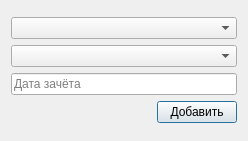
<?xml version="1.0" encoding="UTF-8"?>
<ui version="4.0">
 <class>AddTestGroupDialog</class>
 <widget class="QDialog" name="AddTestGroupDialog">
  <property name="geometry">
   <rect>
    <x>0</x>
    <y>0</y>
    <width>248</width>
    <height>141</height>
   </rect>
  </property>
  <property name="windowTitle">
   <string>Dialog</string>
  </property>
  <layout class="QGridLayout" name="gridLayout">
   <item row="0" column="0">
    <layout class="QVBoxLayout" name="verticalLayout">
     <item>
      <widget class="QComboBox" name="groupBox"/>
     </item>
     <item>
      <widget class="QComboBox" name="lecturerBox"/>
     </item>
     <item>
      <widget class="QLineEdit" name="dateLine">
       <property name="placeholderText">
        <string>Дата зачёта</string>
       </property>
      </widget>
     </item>
     <item>
      <layout class="QHBoxLayout" name="horizontalLayout">
       <item>
        <spacer name="horizontalSpacer">
         <property name="orientation">
          <enum>Qt::Horizontal</enum>
         </property>
         <property name="sizeHint" stdset="0">
          <size>
           <width>40</width>
           <height>20</height>
          </size>
         </property>
        </spacer>
       </item>
       <item>
        <widget class="QPushButton" name="addGroupButton">
         <property name="text">
          <string>Добавить</string>
         </property>
        </widget>
       </item>
      </layout>
     </item>
    </layout>
   </item>
  </layout>
 </widget>
 <resources/>
 <connections/>
</ui>
